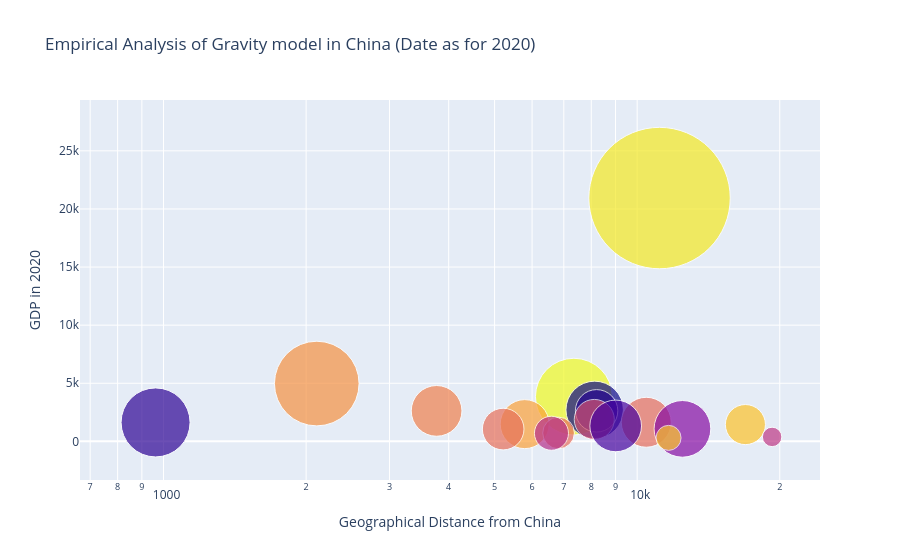

Notebook cell for this chart:
### Code cell
### Plot and annotate
names = []
for i in range(len(G20name_ss)):
    names.append(G20name_ss[i][0])
gdps = []
for i in range(len(G20name_ss)):
    gdps.append(G20name_ss[i][1])
distances = []
for i in range(len(G20name_ss)):
    distances.append(G20name_ss[i][2])
sizes = [] 
for i in range(len(G20name_ss)):
    sizes.append(G20name_ss[i][3])
color = np.random.rand(len(G20name_ss))


colors = np.random.rand(len(G20name_ss))
data_for_plot=pd.DataFrame(np.array([[distances],[gdps],[sizes]]).transpose()[:,0,:])
data_for_plot.columns=["Geographical Distance from China","GDP in 2020","Mutual Trade Volume with China"]
fig = px.scatter(data_for_plot,x ="Geographical Distance from China", y="GDP in 2020",
                 size="Mutual Trade Volume with China", color=color,
                 hover_name=names, log_x=True, size_max=100,
                 title = 'Empirical Analysis of Gravity model in China (Date as for 2020)')
# plt.title('Bubble Chart_Country GDP and distances with trade volume')\
fig.update(layout_coloraxis_showscale = False)
fig.show()

### Figure 1 — Plotly figure (JSON) as saved in the notebook; plotly's stock layout.template omitted (floating-point values rounded to 4 significant figures)
{"data": [{"hovertemplate": "<b>%{hovertext}</b><br><br>Geographical Distance from China=%{x}<br>GDP in 2020=%{y}<br>Mutual Trade Volume with China=%{marker.size}<br>color=%{marker.color}<extra></extra>", "hovertext": ["UnitedStates", "Japan", "Germany", "UnitedKingdom", "France", "India", "Italy", "Canada", "SouthKorea", "Russia", "Brazil", "Australia", "Mexico", "Indonesia", "Turkey", "SaudiArabia", "Argentina", "SouthAfrica"], "legendgroup": "", "marker": {"color": [0.8922, 0.7158, 0.9226, 0.1264, 0.1633, 0.6769, 0.5546, 0.6244, 0.1778, 0.7491, 0.8172, 0.2164, 0.3473, 0.6329, 0.6266, 0.4607, 0.4835, 0.8281], "coloraxis": "coloraxis", "size": [457164215509, 163850555245, 134918978465, 75478932256, 41151580733, 58798824676, 36725890431, 57054585687, 108869793915, 54913416585, 36737797587, 61053938665, 73505513376, 39634699181, 23040812005, 26509169694, 8656339794, 14309276519], "sizemode": "area", "sizeref": 45720000.0, "symbol": "circle"}, "mode": "markers", "name": "", "orientation": "v", "showlegend": false, "type": "scatter", "x": [11150.0, 2106.0, 7351.0, 8133.0, 8211.0, 3772.0, 8118.0, 10450.0, 962.1, 5788.0, 16930.0, 9009.0, 12460.0, 5213.0, 6824.0, 6593.0, 19270.0, 11650.0], "xaxis": "x", "y": [20937, 4975, 3846, 2708, 2630, 2623, 1886, 1644, 1631, 1484, 1445, 1331, 1076, 1058, 720, 700, 383, 302], "yaxis": "y"}], "layout": {"coloraxis": {"colorbar": {"title": {"text": "color"}}, "colorscale": [[0, "#0d0887"], [0.1111, "#46039f"], [0.2222, "#7201a8"], [0.3333, "#9c179e"], [0.4444, "#bd3786"], [0.5556, "#d8576b"], [0.6667, "#ed7953"], [0.7778, "#fb9f3a"], [0.8889, "#fdca26"], [1, "#f0f921"]], "showscale": false}, "legend": {"itemsizing": "constant", "tracegroupgap": 0}, "title": {"text": "Empirical Analysis of Gravity model in China (Date as for 2020)"}, "xaxis": {"anchor": "y", "domain": [0, 1], "title": {"text": "Geographical Distance from China"}, "type": "log"}, "yaxis": {"anchor": "x", "domain": [0, 1], "title": {"text": "GDP in 2020"}}}}
